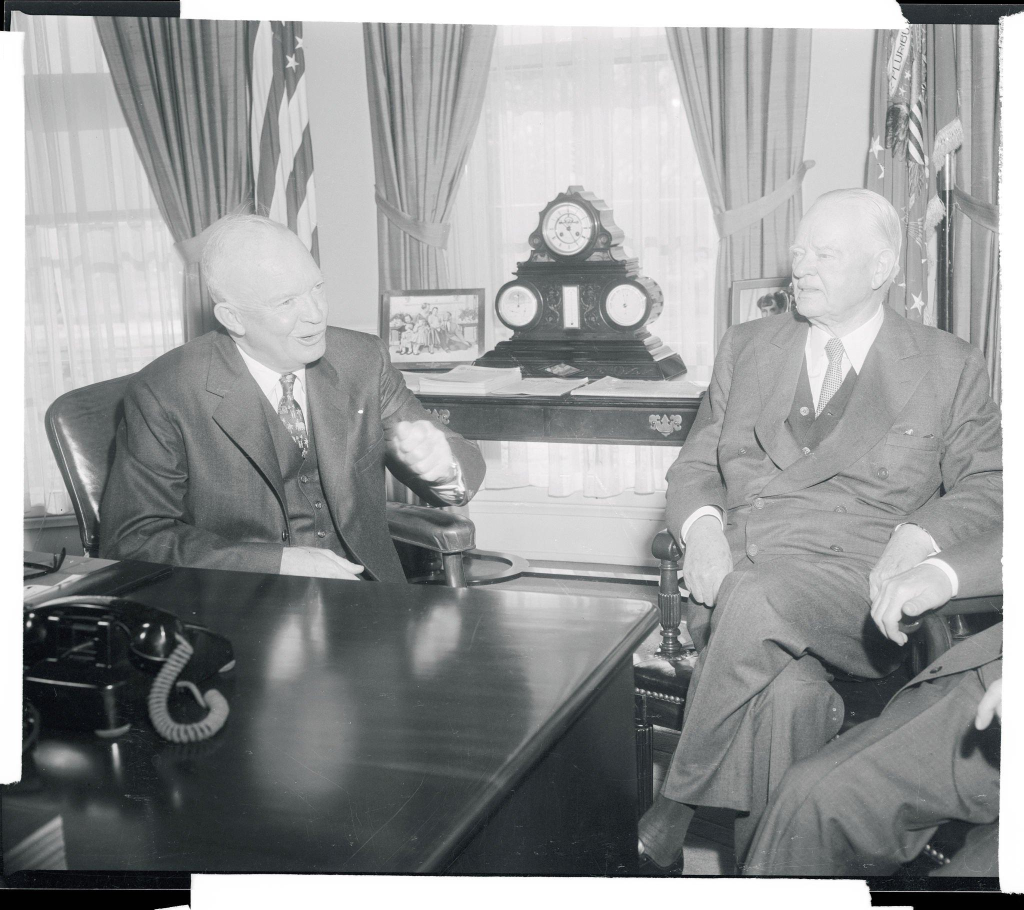
#> input picture learning-videos/shorts-experiments/sp-07-suez-crisis-1956/raw_assets/eisenhower_hoover.jpg, 2048 x 1819 px, found by its file name (shown at 1/2 size)
$ python extract_ike_desk_perfect.py
#> lines starting #> are read from the running program, lines starting #| are printed output that depends on the picture; after the words box and inside, x2 and y2 are one past the last pixel; in counts of white or black regions, pixels touching at a corner belong together
import os
import cv2
import numpy as np
from PIL import Image, ImageEnhance

RAW_DIR = "D:/PERSONAL PROJECT/IR-study-companion/learning-videos/shorts-experiments/sp-07-suez-crisis-1956/raw_assets"
ASSET_DIR = "D:/PERSONAL PROJECT/IR-study-companion/learning-videos/shorts-experiments/sp-07-suez-crisis-1956/assets"

def make_solid_clean_sticker(rgba_np, outline_width=14, shadow_offset=(14, 14)):
    h, w, c = rgba_np.shape
    pad = outline_width * 2 + 40
    new_h = h + pad * 2
    new_w = w + pad * 2

    alpha = rgba_np[:, :, 3]
    _, bin_alpha = cv2.threshold(alpha, 128, 255, cv2.THRESH_BINARY)

    padded_alpha = np.zeros((new_h, new_w), dtype=np.uint8)
    padded_alpha[pad:pad+h, pad:pad+w] = bin_alpha

    # Flood fill hole filling for solid interior
    im_flood = padded_alpha.copy()
    h_f, w_f = im_flood.shape
    mask_f = np.zeros((h_f + 2, w_f + 2), np.uint8)
    cv2.floodFill(im_flood, mask_f, (0, 0), 255)
    im_flood_inv = cv2.bitwise_not(im_flood)
    solid_mask = cv2.bitwise_or(padded_alpha, im_flood_inv)

    # Euclidean distance transform
    inv_solid = cv2.bitwise_not(solid_mask)
    dist = cv2.distanceTransform(inv_solid, cv2.DIST_L2, cv2.DIST_MASK_PRECISE)
    stroke_mask = np.where(dist <= outline_width, 255, 0).astype(np.uint8)
    stroke_mask = cv2.GaussianBlur(stroke_mask, (5, 5), 0)
    _, stroke_mask = cv2.threshold(stroke_mask, 128, 255, cv2.THRESH_BINARY)

    canvas = np.zeros((new_h, new_w, 4), dtype=np.uint8)

    # Hard offset shadow (135 deg)
    sx, sy = shadow_offset
    M = np.float32([[1, 0, sx], [0, 1, sy]])
    shadow_mask = cv2.warpAffine(stroke_mask, M, (new_w, new_h))
    canvas[shadow_mask == 255] = [0, 0, 0, 255]

    # Solid White Stroke
    canvas[stroke_mask == 255] = [255, 255, 255, 255]

    # Composite foreground
    fg_mask = solid_mask[pad:pad+h, pad:pad+w] == 255
    canvas[pad:pad+h, pad:pad+w][fg_mask] = rgba_np[fg_mask]

    return Image.fromarray(canvas)

print("Processing Eisenhower Oval Office Desk with full headroom...")
img = cv2.imread(os.path.join(RAW_DIR, "eisenhower_hoover.jpg"))
#> img is the input picture: shape (1819, 2048, 3); mean B, G, R 151.3, 150.9, 149.1
# Full headroom y: 240 to 1580, x: 220 to 1180
crop = img[240:1580, 220:1180]
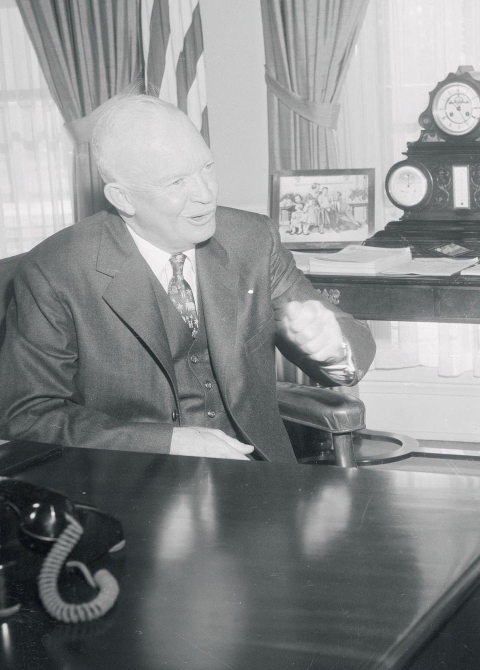
#> crop: shape (1340, 960, 3) (shown at 1/2 size); mean B, G, R 139.8, 139.4, 137
crop = cv2.resize(crop, (740, 960), interpolation=cv2.INTER_LANCZOS4)
#> crop: shape (960, 740, 3)
ch, cw = crop.shape[:2]
#> ch = 960; cw = 740

mask = np.zeros((ch, cw), np.uint8)
mask[:12, :] = cv2.GC_BGD
mask[-12:, :] = cv2.GC_BGD
mask[:, :12] = cv2.GC_BGD
mask[:, -12:] = cv2.GC_BGD

mask[12:-12, 12:-12] = cv2.GC_PR_FGD

# Head is now safely at y: 140 to 420, x: 180 to 520
mask[140:420, 180:520] = cv2.GC_FGD
# Torso & suit at y: 420 to 780, x: 120 to 650
mask[420:780, 120:650] = cv2.GC_FGD
# Desk at y: 780 to 920, x: 60 to 680
mask[780:920, 60:680] = cv2.GC_FGD

# Sure background top corners
mask[:120, :160] = cv2.GC_BGD
mask[:140, 520:] = cv2.GC_BGD

bgdModel = np.zeros((1, 65), np.float64)
fgdModel = np.zeros((1, 65), np.float64)
cv2.grabCut(crop, mask, None, bgdModel, fgdModel, 6, cv2.GC_INIT_WITH_MASK)
bin_mask = np.where((mask==cv2.GC_FGD)|(mask==cv2.GC_PR_FGD), 255, 0).astype(np.uint8)

# Keep largest component
num_labels, labels, stats, _ = cv2.connectedComponentsWithStats(bin_mask, connectivity=8)
largest = 1 + np.argmax(stats[1:, cv2.CC_STAT_AREA])
clean_mask = np.where(labels == largest, 255, 0).astype(np.uint8)

# Morphological close to ensure solid continuous shape
kernel = cv2.getStructuringElement(cv2.MORPH_ELLIPSE, (15, 15))
clean_mask = cv2.morphologyEx(clean_mask, cv2.MORPH_CLOSE, kernel)

# Smooth bottom desk termination
for y in range(int(ch*0.88), ch):
    factor = (y - int(ch*0.88)) / (ch - int(ch*0.88))
    cutoff_x = int(factor * factor * (cw * 0.25))
    clean_mask[y, :cutoff_x] = 0
    clean_mask[y, cw - cutoff_x:] = 0
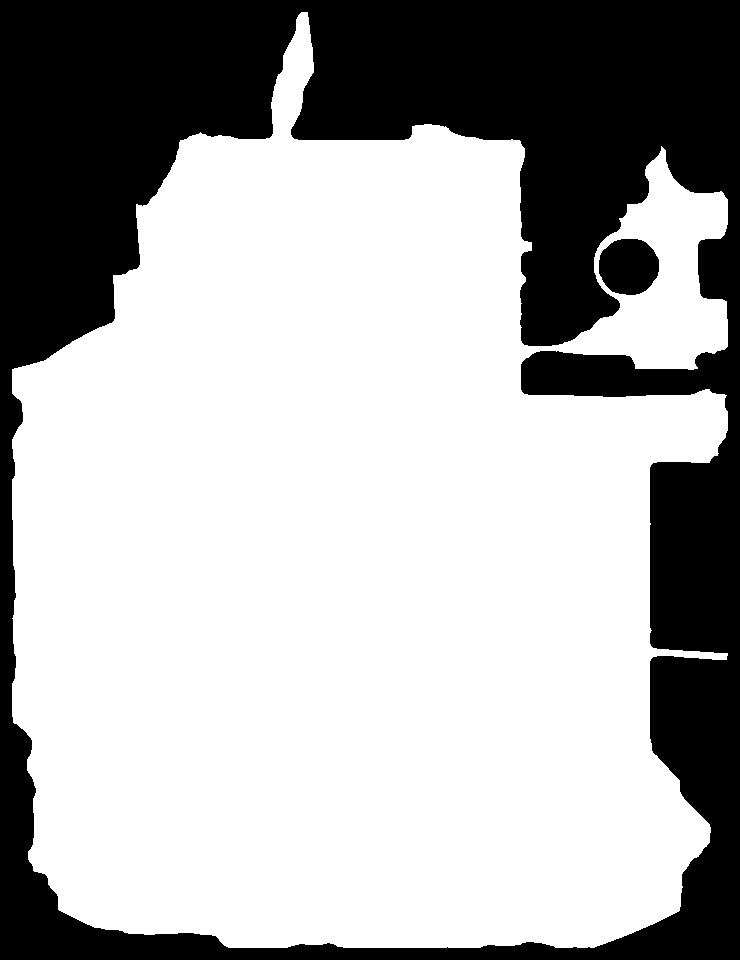
#> clean_mask: shape (960, 740); 67.5% white; 2 black regions, box (x1, y1, x2, y2) and area: (0, 0, 740, 960) 228292, (599, 239, 659, 295) 2699

ike_rgba = cv2.cvtColor(crop, cv2.COLOR_BGR2RGBA)
ike_rgba[:, :, 3] = clean_mask

# Enhance contrast
pil_crop = Image.fromarray(cv2.cvtColor(crop, cv2.COLOR_BGR2RGB))
enh = ImageEnhance.Contrast(pil_crop)
pil_crop = enh.enhance(1.22)
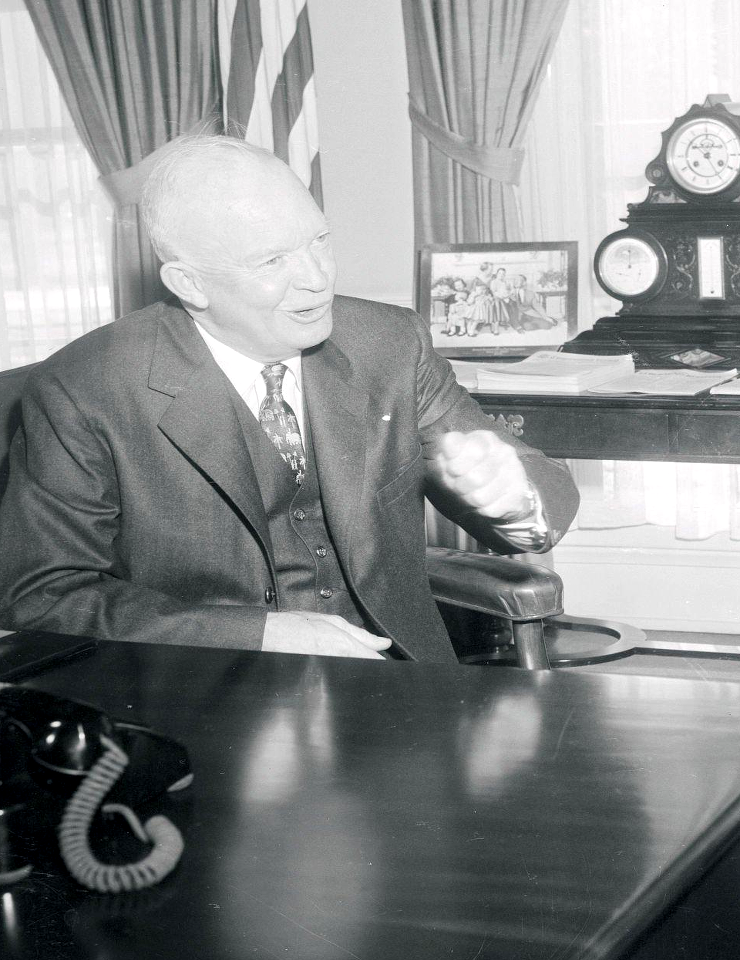
#> pil_crop: PIL image 740x960 RGB; mean R, G, B 136.2, 139, 139.4
ike_rgba[:, :, :3] = np.array(pil_crop)
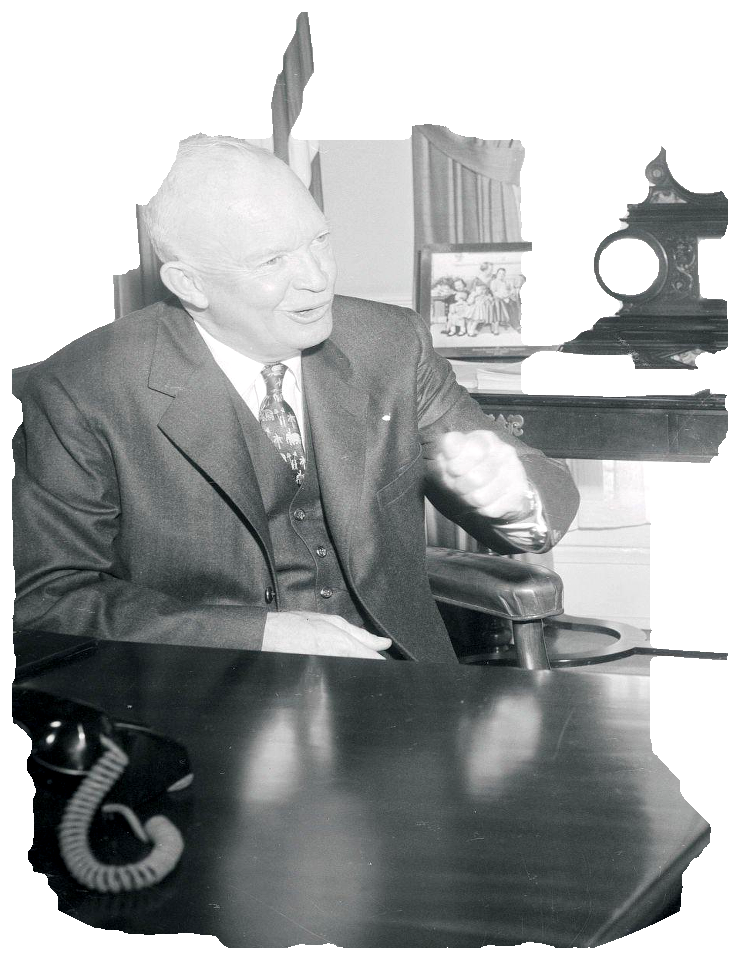
#> ike_rgba: shape (960, 740, 4); mean R, G, B, A 136.2, 139, 139.4, 172.1; transparent parts drawn white

sticker = make_solid_clean_sticker(ike_rgba, outline_width=14, shadow_offset=(14, 14))
#> in make_solid_clean_sticker, `padded_alpha[pad:pad+h, pad:pad+w] = bin_alpha`: padded_alpha: shape (1096, 876); 49.9% white; 1 white region, box (x1, y1, x2, y2) and area: (80, 80, 796, 1016) 479409
#> in make_solid_clean_sticker, `cv2.floodFill(im_flood, mask_f, (0, 0), 255)`:
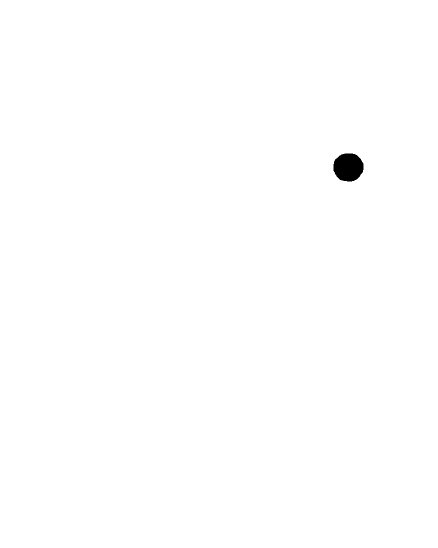
#> im_flood: shape (1096, 876) (shown at 1/2 size); 99.7% white; 1 black region, box (x1, y1, x2, y2) and area: (667, 307, 727, 363) 2699
#> in make_solid_clean_sticker, `solid_mask = cv2.bitwise_or(padded_alpha, im_flood_inv)`: solid_mask: shape (1096, 876); 50.2% white; 1 black region, box (x1, y1, x2, y2) and area: (0, 0, 876, 1096) 477988
#> in make_solid_clean_sticker, `dist = cv2.distanceTransform(inv_solid, cv2.DIST_L2, cv2.DIST_MASK_PRE..`:
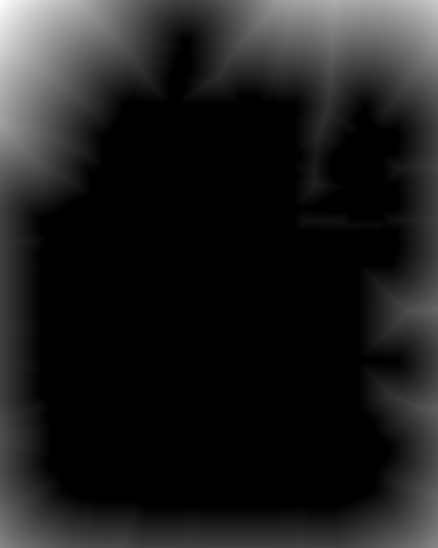
#> dist: shape (1096, 876) float32 (shown at 1/2 size); min 0, max 323.7, mean 38; drawn with min black and max white
#> in make_solid_clean_sticker, `stroke_mask = np.where(dist <= outline_width, 255, 0).astype(np.uint8)`: stroke_mask: shape (1096, 876); 56.4% white; 2 black regions, box (x1, y1, x2, y2) and area: (0, 0, 876, 1096) 417799, (603, 433, 698, 451) 1265
#> in make_solid_clean_sticker, `_, stroke_mask = cv2.threshold(stroke_mask, 128, 255, cv2.THRESH_BINARY)`: stroke_mask: shape (1096, 876); 56.4% white; 2 black regions, box (x1, y1, x2, y2) and area: (0, 0, 876, 1096) 417788, (603, 433, 696, 451) 1261
#> in make_solid_clean_sticker, `shadow_mask = cv2.warpAffine(stroke_mask, M, (new_w, new_h))`: shadow_mask: shape (1096, 876); 56.4% white; 2 black regions, box (x1, y1, x2, y2) and area: (0, 0, 876, 1096) 417788, (617, 447, 710, 465) 1261
#> in make_solid_clean_sticker, `fg_mask = solid_mask[pad:pad+h, pad:pad+w] == 255`: fg_mask: shape (960, 740) bool; 67.9% white; 1 black region, box (x1, y1, x2, y2) and area: (0, 0, 740, 960) 228292
#> in make_solid_clean_sticker, `canvas[pad:pad+h, pad:pad+w][fg_mask] = rgba_np[fg_mask]`:
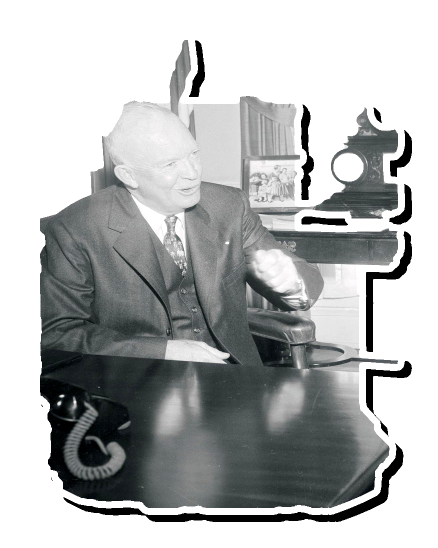
#> canvas: shape (1096, 876, 4) (shown at 1/2 size); mean R, G, B, A 74.5, 76.4, 76.5, 150.1; transparent parts drawn white
sticker.save(os.path.join(ASSET_DIR, "sticker_eisenhower_desk.png"))
print("Saved flawless sticker_eisenhower_desk.png:", sticker.size)
#| Saved flawless sticker_eisenhower_desk.png: (876, 1096)
